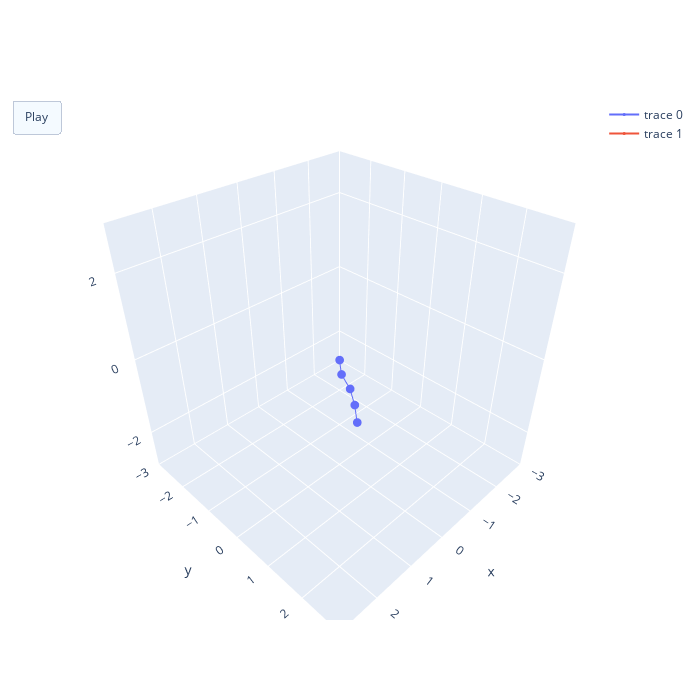

The code cell stored with this chart in its notebook:
### Code cell
sim.visualise_simulation_animation(configurations).show()

### Figure 1 — Plotly figure (JSON) as saved in the notebook; plotly's stock layout.template omitted (floating-point values rounded to 4 significant figures)
{"data": [{"marker": {"size": 3}, "type": "scatter3d", "x": [0, 0.3254, 0.5417, 0.8339, 1.162], "y": [0, 0.3796, 0.8304, 1.236, 1.614], "z": [0, 0, 0, 0, 0]}, {"marker": {"size": 3}, "type": "scatter3d", "x": [6.0, 5.511, 5.034, 4.561, 4.073], "y": [0.01129, 0.03285, -0.0816, 0.07013, -0.04013], "z": [-0.01817, 0.08291, -0.01422, 0.04091, 0.03941]}], "layout": {"height": 700, "scene": {"aspectmode": "cube", "xaxis": {"range": [-3, 3]}, "yaxis": {"range": [-3, 3]}, "zaxis": {"range": [-3, 3]}}, "updatemenus": [{"buttons": [{"args": [null, {"frame": {"duration": 50, "redraw": true}, "fromcurrent": true}], "label": "Play", "method": "animate"}], "type": "buttons"}], "width": 700}}
